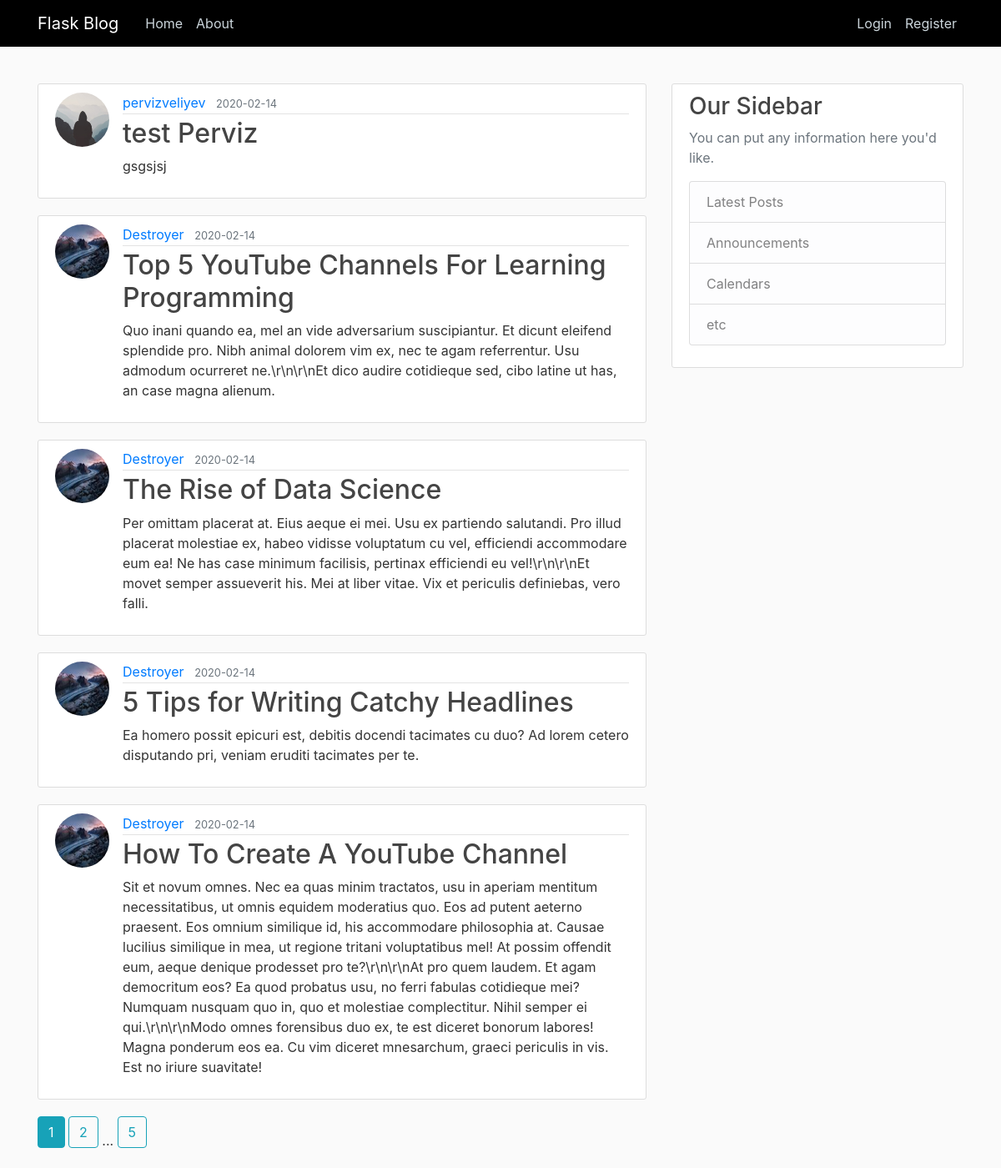
The page /home on the database its author committed.
### flaskblog/models.py (models this page shows, shortened)
class Post(db.Model):
    id = db.Column(db.Integer, primary_key=True)
    title = db.Column(db.String(100), nullable=False)
    date_posted = db.Column(db.DateTime, nullable=False, default=datetime.utcnow)
    content = db.Column(db.Text, nullable=False)
    user_id = db.Column(db.Integer, db.ForeignKey('user.id'), nullable=False)

class User(db.Model, UserMixin):
    id = db.Column(db.Integer, primary_key=True)
    username = db.Column(db.String(20), unique=True, nullable=False)
    email = db.Column(db.String(120), unique=True, nullable=False)
    image_file = db.Column(db.String(20), nullable=False, default='default.jpg')
    password = db.Column(db.String(60), nullable=False)
    posts = db.relationship('Post', backref='author', lazy=True)

### flaskblog/routes.py (the view)
@app.route("/")
@app.route("/home")
def hello():
    page = request.args.get("page", 1, type=int)
    posts = Post.query.order_by(Post.date_posted.desc()).paginate(per_page=5, page=page)
    return render_template('index.html', posts=posts)

### flaskblog/templates/index.html
{% extends "layout.html" %}
{% block content %}
{% for post in posts.items %}
  <article class="media content-section">
     <img class="rounded-circle article-img" src="{{ url_for('static',filename='profile_pics/'+post.author.image_file) }}">
     <div class="media-body">
    <div class="article-metadata">
       <a class="mr-2" href="{{url_for('user_posts',username=post.author.username)}}">{{post.author.username }}</a>
       <small class="text-muted">{{post.date_posted.strftime('%Y-%m-%d') }}</small>
    </div>
     <h2><a class="article-title" href="{{ url_for('post',post_id=post.id)}}">{{post.title }}</a></h2>
     <p class="article-content">{{post.content }}</p>
     </div>
  </article>
{% endfor %}
{% for page_num in posts.iter_pages(left_edge=1,right_edge=1,left_current=1,right_current=2) %}
 {% if page_num %}
  {% if posts.page ==page_num %}
 <a href="{{ url_for('hello',page=page_num )}}" class="btn btn-info mb-4">{{page_num}}</a>
  {% else %}
  <a href="{{ url_for('hello',page=page_num )}}" class="btn btn-outline-info mb-4">{{page_num}}</a>
 {% endif %}
 {%else %}
  ...
 {%endif %}
{% endfor %}
{% endblock content %}

### flaskblog/static/main.css (style rules this page uses)
body { background: #fafafa; color: #333333; margin-top: 5rem; }
h1, h2, h3, h4, h5, h6 { color: #444444; }
.content-section { background: #ffffff; padding: 10px 20px; border: 1px solid #dddddd; border-radius: 3px; margin-bottom: 20px; }
.article-title { color: #444444; }
.article-content { white-space: pre-line; }
.article-img { height: 65px; width: 65px; margin-right: 16px; }
.article-metadata { padding-bottom: 1px; margin-bottom: 4px; border-bottom: 1px solid #e3e3e3 }

### rows shown on the page
Post: image_file (placeholder picture), author.username "pervizveliyev", date_posted "2020-02-14", title "test Perviz", content "gsgsjsj"
Post: image_file (picture), author.username "Destroyer", date_posted "2020-02-14", title "Top 5 YouTube Channels For Learning Programming", content "Quo inani quando ea, mel an vide adversarium suscipiantur. Et dicunt eleifend splendide pro. Nibh animal dolorem vim ex, nec te agam referrentur. Usu admodum ocurreret ne.\\r\\n\\r\\nEt dico audire cotidieque sed, cibo latine ut has, an case magna alienum."
Post: image_file (picture), author.username "Destroyer", date_posted "2020-02-14", title "The Rise of Data Science", content "Per omittam placerat at. Eius aeque ei mei. Usu ex partiendo salutandi. Pro illud placerat molestiae ex, habeo vidisse voluptatum cu vel, efficiendi accommodare eum ea! Ne has case minimum facilisis, pertinax efficiendi eu vel!\\r\\n\\r\\nEt movet semper assueverit his. Mei at liber vitae. Vix et periculis definiebas, vero falli."
Post: image_file (picture), author.username "Destroyer", date_posted "2020-02-14", title "5 Tips for Writing Catchy Headlines", content "Ea homero possit epicuri est, debitis docendi tacimates cu duo? Ad lorem cetero disputando pri, veniam eruditi tacimates per te."
Post: image_file (picture), author.username "Destroyer", date_posted "2020-02-14", title "How To Create A YouTube Channel", content "Sit et novum omnes. Nec ea quas minim tractatos, usu in aperiam mentitum necessitatibus, ut omnis equidem moderatius quo. Eos ad putent aeterno praesent. Eos omnium similique id, his accommodare philosophia at. Causae lucilius similique in mea, ut regione tritani voluptatibus mel! At possim offendit eum, aeque denique prodesset pro te?\\r\\n\\r\\nAt pro quem laudem. Et agam democritum eos? Ea quod probatus usu, no ferri fabulas cotidieque mei? Numquam nusquam quo in, quo et molestiae complectitur. Nihil semper ei qui.\\r\\n\\r\\nModo omnes forensibus duo ex, te est diceret bonorum labores! Magna ponderum eos ea. Cu vim diceret mnesarchum, graeci periculis in vis. Est no iriure suavitate!"

### other values the page prints
{{ page_num }} "1"
{{ page_num }} "2" "5"
